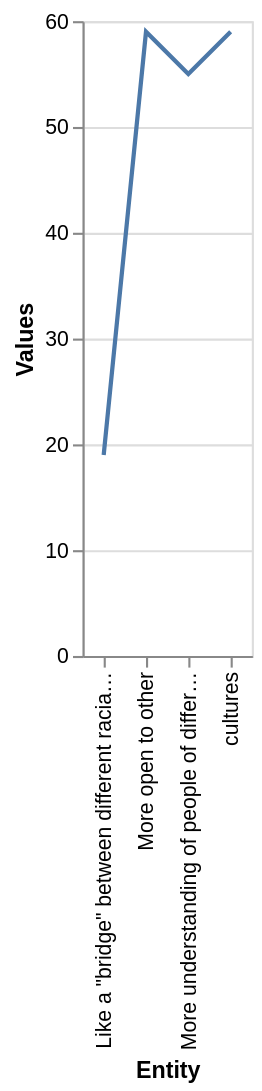

Write a Vega-Lite specification for this figure.
### Vega-Lite specification from a JSON file in a GitHub repository (floating-point values rounded to 4 significant figures)
{"$schema": "https://vega.github.io/schema/vega-lite/v5.json", "description": "Line chart auto-generated from CSV", "data": {"values": [{"Entity": "Like a \"bridge\" between different racial groups", "Values": "19.0"}, {"Entity": "More understanding of people of different racial backgrounds", "Values": "55.0"}, {"Entity": "cultures", "Values": "59.0"}, {"Entity": "More open to other", "Values": "59.0"}]}, "mark": "line", "encoding": {"x": {"field": "Entity", "type": "ordinal"}, "y": {"field": "Values", "type": "quantitative"}}}
